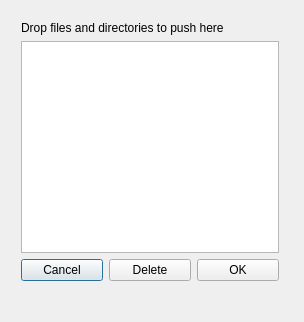
<?xml version="1.0" encoding="UTF-8"?>
<ui version="4.0">
 <class>dragDialog</class>
 <widget class="QDialog" name="dragDialog">
  <property name="geometry">
   <rect>
    <x>0</x>
    <y>0</y>
    <width>304</width>
    <height>322</height>
   </rect>
  </property>
  <property name="acceptDrops">
   <bool>true</bool>
  </property>
  <property name="windowTitle">
   <string/>
  </property>
  <widget class="QWidget" name="layoutWidget">
   <property name="geometry">
    <rect>
     <x>21</x>
     <y>21</y>
     <width>258</width>
     <height>260</height>
    </rect>
   </property>
   <layout class="QVBoxLayout" name="verticalLayout">
    <item>
     <widget class="QLabel" name="label">
      <property name="text">
       <string>Drop files and directories to push here</string>
      </property>
     </widget>
    </item>
    <item>
     <widget class="QListView" name="listView"/>
    </item>
    <item>
     <layout class="QHBoxLayout" name="horizontalLayout">
      <item>
       <widget class="QPushButton" name="pushButton1">
        <property name="text">
         <string>Cancel</string>
        </property>
        <property name="default">
         <bool>true</bool>
        </property>
       </widget>
      </item>
      <item>
       <widget class="QPushButton" name="pushButton2">
        <property name="text">
         <string>Delete</string>
        </property>
       </widget>
      </item>
      <item>
       <widget class="QPushButton" name="pushButton3">
        <property name="text">
         <string>OK</string>
        </property>
       </widget>
      </item>
     </layout>
    </item>
   </layout>
  </widget>
 </widget>
 <resources/>
 <connections/>
</ui>
